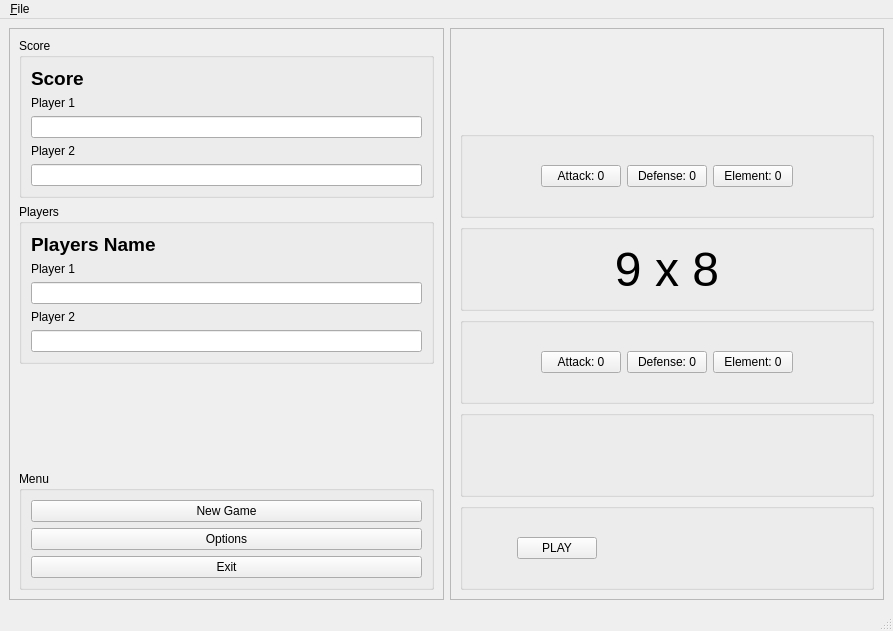
<?xml version="1.0" encoding="UTF-8"?>
<ui version="4.0">
 <class>MainWindow</class>
 <widget class="QMainWindow" name="MainWindow">
  <property name="geometry">
   <rect>
    <x>0</x>
    <y>0</y>
    <width>893</width>
    <height>631</height>
   </rect>
  </property>
  <property name="windowTitle">
   <string>MainWindow</string>
  </property>
  <widget class="QWidget" name="centralwidget">
   <layout class="QHBoxLayout" name="horizontalLayout">
    <item>
     <widget class="QFrame" name="frame">
      <property name="frameShape">
       <enum>QFrame::StyledPanel</enum>
      </property>
      <property name="frameShadow">
       <enum>QFrame::Raised</enum>
      </property>
      <layout class="QVBoxLayout" name="verticalLayout">
       <item>
        <widget class="QGroupBox" name="groupBox">
         <property name="title">
          <string>Score</string>
         </property>
         <layout class="QVBoxLayout" name="verticalLayout_2">
          <item>
           <widget class="QLabel" name="label">
            <property name="font">
             <font>
              <pointsize>14</pointsize>
              <weight>75</weight>
              <bold>true</bold>
             </font>
            </property>
            <property name="text">
             <string>Score</string>
            </property>
           </widget>
          </item>
          <item>
           <widget class="QLabel" name="label_2">
            <property name="text">
             <string>Player 1</string>
            </property>
            <property name="buddy">
             <cstring>inp_score_p1</cstring>
            </property>
           </widget>
          </item>
          <item>
           <widget class="QLineEdit" name="inp_score_p1"/>
          </item>
          <item>
           <widget class="QLabel" name="label_3">
            <property name="text">
             <string>Player 2</string>
            </property>
            <property name="buddy">
             <cstring>inp_score_p2</cstring>
            </property>
           </widget>
          </item>
          <item>
           <widget class="QLineEdit" name="inp_score_p2"/>
          </item>
         </layout>
        </widget>
       </item>
       <item>
        <widget class="QGroupBox" name="groupBox_2">
         <property name="title">
          <string>Players</string>
         </property>
         <layout class="QVBoxLayout" name="verticalLayout_3">
          <item>
           <widget class="QLabel" name="label_4">
            <property name="font">
             <font>
              <pointsize>14</pointsize>
              <weight>75</weight>
              <bold>true</bold>
             </font>
            </property>
            <property name="text">
             <string>Players Name</string>
            </property>
           </widget>
          </item>
          <item>
           <widget class="QLabel" name="label_6">
            <property name="text">
             <string>Player 1</string>
            </property>
            <property name="buddy">
             <cstring>inp_name_p1</cstring>
            </property>
           </widget>
          </item>
          <item>
           <widget class="QLineEdit" name="inp_name_p1"/>
          </item>
          <item>
           <widget class="QLabel" name="label_5">
            <property name="text">
             <string>Player 2</string>
            </property>
            <property name="buddy">
             <cstring>inp_name_p2</cstring>
            </property>
           </widget>
          </item>
          <item>
           <widget class="QLineEdit" name="inp_name_p2"/>
          </item>
         </layout>
        </widget>
       </item>
       <item>
        <spacer name="verticalSpacer">
         <property name="orientation">
          <enum>Qt::Vertical</enum>
         </property>
         <property name="sizeHint" stdset="0">
          <size>
           <width>20</width>
           <height>40</height>
          </size>
         </property>
        </spacer>
       </item>
       <item>
        <widget class="QGroupBox" name="groupBox_3">
         <property name="title">
          <string>Menu</string>
         </property>
         <layout class="QVBoxLayout" name="verticalLayout_5">
          <item>
           <widget class="QPushButton" name="btn_new_game">
            <property name="text">
             <string>New Game</string>
            </property>
           </widget>
          </item>
          <item>
           <widget class="QPushButton" name="btn_options">
            <property name="text">
             <string>Options</string>
            </property>
           </widget>
          </item>
          <item>
           <widget class="QPushButton" name="btn_exit">
            <property name="text">
             <string>Exit</string>
            </property>
           </widget>
          </item>
         </layout>
        </widget>
       </item>
      </layout>
     </widget>
    </item>
    <item>
     <widget class="QFrame" name="frame_2">
      <property name="styleSheet">
       <string notr="true"/>
      </property>
      <property name="frameShape">
       <enum>QFrame::StyledPanel</enum>
      </property>
      <property name="frameShadow">
       <enum>QFrame::Raised</enum>
      </property>
      <layout class="QVBoxLayout" name="verticalLayout_4">
       <item>
        <widget class="QLabel" name="img_enemy_cards">
         <property name="text">
          <string/>
         </property>
         <property name="pixmap">
          <pixmap>../assets/enemy_card.png</pixmap>
         </property>
         <property name="alignment">
          <set>Qt::AlignCenter</set>
         </property>
        </widget>
       </item>
       <item>
        <widget class="QGroupBox" name="groupBox_4">
         <property name="title">
          <string/>
         </property>
         <layout class="QHBoxLayout" name="horizontalLayout_3">
          <item>
           <spacer name="horizontalSpacer_2">
            <property name="orientation">
             <enum>Qt::Horizontal</enum>
            </property>
            <property name="sizeHint" stdset="0">
             <size>
              <width>40</width>
              <height>20</height>
             </size>
            </property>
           </spacer>
          </item>
          <item>
           <widget class="QPushButton" name="lbl_enemy_attack">
            <property name="text">
             <string>Attack: 0</string>
            </property>
           </widget>
          </item>
          <item>
           <widget class="QPushButton" name="lbl_enemy_defense">
            <property name="text">
             <string>Defense: 0</string>
            </property>
           </widget>
          </item>
          <item>
           <widget class="QPushButton" name="lbl_enemy_element">
            <property name="text">
             <string>Element: 0</string>
            </property>
           </widget>
          </item>
          <item>
           <spacer name="horizontalSpacer">
            <property name="orientation">
             <enum>Qt::Horizontal</enum>
            </property>
            <property name="sizeHint" stdset="0">
             <size>
              <width>40</width>
              <height>20</height>
             </size>
            </property>
           </spacer>
          </item>
         </layout>
        </widget>
       </item>
       <item>
        <widget class="QGroupBox" name="groupBox_6">
         <property name="title">
          <string/>
         </property>
         <layout class="QHBoxLayout" name="horizontalLayout_2">
          <item>
           <widget class="QLabel" name="label_9">
            <property name="text">
             <string/>
            </property>
            <property name="pixmap">
             <pixmap>../assets/rect.png</pixmap>
            </property>
           </widget>
          </item>
          <item>
           <widget class="QLabel" name="lbl_score">
            <property name="font">
             <font>
              <pointsize>36</pointsize>
             </font>
            </property>
            <property name="text">
             <string>9 x 8</string>
            </property>
            <property name="alignment">
             <set>Qt::AlignCenter</set>
            </property>
           </widget>
          </item>
          <item>
           <widget class="QLabel" name="label_10">
            <property name="text">
             <string/>
            </property>
            <property name="pixmap">
             <pixmap>../assets/rect.png</pixmap>
            </property>
           </widget>
          </item>
         </layout>
        </widget>
       </item>
       <item>
        <widget class="QGroupBox" name="groupBox_5">
         <property name="title">
          <string/>
         </property>
         <layout class="QHBoxLayout" name="horizontalLayout_4">
          <item>
           <spacer name="horizontalSpacer_4">
            <property name="orientation">
             <enum>Qt::Horizontal</enum>
            </property>
            <property name="sizeHint" stdset="0">
             <size>
              <width>40</width>
              <height>20</height>
             </size>
            </property>
           </spacer>
          </item>
          <item>
           <widget class="QPushButton" name="lbl_my_attack">
            <property name="text">
             <string>Attack: 0</string>
            </property>
           </widget>
          </item>
          <item>
           <widget class="QPushButton" name="lbl_my_defense">
            <property name="text">
             <string>Defense: 0</string>
            </property>
           </widget>
          </item>
          <item>
           <widget class="QPushButton" name="lbl_my_element">
            <property name="text">
             <string>Element: 0</string>
            </property>
           </widget>
          </item>
          <item>
           <spacer name="horizontalSpacer_3">
            <property name="orientation">
             <enum>Qt::Horizontal</enum>
            </property>
            <property name="sizeHint" stdset="0">
             <size>
              <width>40</width>
              <height>20</height>
             </size>
            </property>
           </spacer>
          </item>
         </layout>
        </widget>
       </item>
       <item>
        <widget class="QGroupBox" name="groupBox_7">
         <property name="title">
          <string/>
         </property>
         <layout class="QHBoxLayout" name="horizontalLayout_5">
          <item>
           <widget class="QPushButton" name="card_1">
            <property name="styleSheet">
             <string notr="true">border: 0;</string>
            </property>
            <property name="text">
             <string/>
            </property>
            <property name="icon">
             <iconset>
              <normaloff>../assets/card.png</normaloff>../assets/card.png</iconset>
            </property>
            <property name="iconSize">
             <size>
              <width>120</width>
              <height>160</height>
             </size>
            </property>
           </widget>
          </item>
          <item>
           <widget class="QPushButton" name="card_2">
            <property name="styleSheet">
             <string notr="true">border: 0;</string>
            </property>
            <property name="text">
             <string/>
            </property>
            <property name="icon">
             <iconset>
              <normaloff>../assets/card.png</normaloff>../assets/card.png</iconset>
            </property>
            <property name="iconSize">
             <size>
              <width>120</width>
              <height>160</height>
             </size>
            </property>
           </widget>
          </item>
          <item>
           <widget class="QPushButton" name="card_3">
            <property name="styleSheet">
             <string notr="true">border: 0;</string>
            </property>
            <property name="text">
             <string/>
            </property>
            <property name="icon">
             <iconset>
              <normaloff>../assets/card.png</normaloff>../assets/card.png</iconset>
            </property>
            <property name="iconSize">
             <size>
              <width>120</width>
              <height>160</height>
             </size>
            </property>
           </widget>
          </item>
          <item>
           <widget class="QPushButton" name="card_4">
            <property name="styleSheet">
             <string notr="true">border: 0;</string>
            </property>
            <property name="text">
             <string/>
            </property>
            <property name="icon">
             <iconset>
              <normaloff>../assets/card.png</normaloff>../assets/card.png</iconset>
            </property>
            <property name="iconSize">
             <size>
              <width>120</width>
              <height>160</height>
             </size>
            </property>
           </widget>
          </item>
          <item>
           <widget class="QPushButton" name="card_5">
            <property name="styleSheet">
             <string notr="true">border: 0;</string>
            </property>
            <property name="text">
             <string/>
            </property>
            <property name="icon">
             <iconset>
              <normaloff>../assets/card.png</normaloff>../assets/card.png</iconset>
            </property>
            <property name="iconSize">
             <size>
              <width>120</width>
              <height>160</height>
             </size>
            </property>
           </widget>
          </item>
         </layout>
        </widget>
       </item>
       <item>
        <widget class="QGroupBox" name="groupBox_8">
         <property name="title">
          <string/>
         </property>
         <layout class="QHBoxLayout" name="horizontalLayout_6">
          <item>
           <spacer name="horizontalSpacer_6">
            <property name="orientation">
             <enum>Qt::Horizontal</enum>
            </property>
            <property name="sizeHint" stdset="0">
             <size>
              <width>40</width>
              <height>20</height>
             </size>
            </property>
           </spacer>
          </item>
          <item>
           <widget class="QPushButton" name="pushButton">
            <property name="text">
             <string>PLAY</string>
            </property>
           </widget>
          </item>
          <item>
           <spacer name="horizontalSpacer_5">
            <property name="orientation">
             <enum>Qt::Horizontal</enum>
            </property>
            <property name="sizeHint" stdset="0">
             <size>
              <width>265</width>
              <height>20</height>
             </size>
            </property>
           </spacer>
          </item>
         </layout>
        </widget>
       </item>
      </layout>
     </widget>
    </item>
   </layout>
  </widget>
  <widget class="QMenuBar" name="menubar">
   <property name="geometry">
    <rect>
     <x>0</x>
     <y>0</y>
     <width>893</width>
     <height>21</height>
    </rect>
   </property>
   <widget class="QMenu" name="menu_File">
    <property name="title">
     <string>&amp;File</string>
    </property>
    <addaction name="action_New_Game"/>
    <addaction name="action_Exit"/>
   </widget>
   <addaction name="menu_File"/>
  </widget>
  <widget class="QStatusBar" name="statusbar"/>
  <action name="action_New_Game">
   <property name="text">
    <string>&amp;New Game</string>
   </property>
  </action>
  <action name="action_Exit">
   <property name="text">
    <string>&amp;Exit</string>
   </property>
  </action>
 </widget>
 <tabstops>
  <tabstop>inp_score_p1</tabstop>
  <tabstop>inp_score_p2</tabstop>
  <tabstop>inp_name_p1</tabstop>
  <tabstop>inp_name_p2</tabstop>
  <tabstop>btn_new_game</tabstop>
  <tabstop>btn_options</tabstop>
  <tabstop>btn_exit</tabstop>
  <tabstop>lbl_enemy_attack</tabstop>
  <tabstop>lbl_enemy_defense</tabstop>
  <tabstop>lbl_enemy_element</tabstop>
  <tabstop>lbl_my_attack</tabstop>
  <tabstop>lbl_my_defense</tabstop>
  <tabstop>lbl_my_element</tabstop>
  <tabstop>card_1</tabstop>
  <tabstop>card_2</tabstop>
  <tabstop>card_3</tabstop>
  <tabstop>card_4</tabstop>
  <tabstop>card_5</tabstop>
  <tabstop>pushButton</tabstop>
 </tabstops>
 <resources/>
 <connections/>
</ui>
